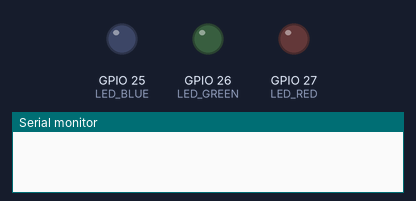
Bench run of a sketch on a simulated ESP32. Parts: output pins drawn as LEDs (lit = HIGH), the last lines printed to the serial monitor. Random numbers use the default seed unless the sketch sets one.

Above: at 0.0 s.
At 1.1 s:
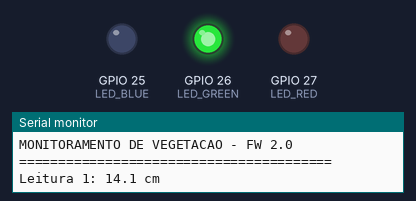
At 57.1 s:
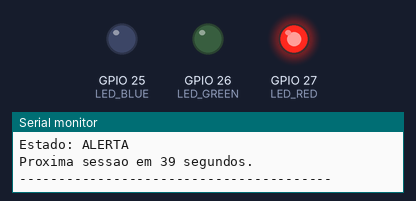
Timing chart, 0 to 106.5 s (numbered marks = the images above):
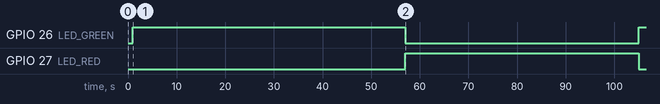

The sketch:

firmware_v2.ino
```cpp
#include <WiFi.h>
#include <Update.h>
#include <HTTPClient.h>

#define LED_BLUE  25
#define LED_GREEN 26
#define LED_RED   27

const char* VERSION_ATUAL = "2.0";

const int NUM_LEITURAS = 5;
const unsigned long INTERVALO_LEITURA = 2000;
const unsigned long INTERVALO_SESSAO  = 48000;

float leituras[NUM_LEITURAS];
float leiturasOrdenadas[NUM_LEITURAS];
int indiceLeitura = 0;

unsigned long tempoInicioSessao = 0;
unsigned long tempoUltimaLeitura = 0;
bool sessaoEmAndamento = false;

// Estado do sistema (histerese): true = ALERTA, false = NORMAL
bool estadoAlerta = false;

void setup() {
  Serial.begin(115200);
  delay(1000);

  pinMode(LED_BLUE, OUTPUT);
  pinMode(LED_GREEN, OUTPUT);
  pinMode(LED_RED, OUTPUT);

  // Firmware 2.0 nao usa o LED azul; comeca no estado NORMAL (verde)
  digitalWrite(LED_BLUE, LOW);
  digitalWrite(LED_GREEN, HIGH);
  digitalWrite(LED_RED, LOW);

  Serial.println("========================================");
  Serial.println("MONITORAMENTO DE VEGETACAO - FW 2.0");
  Serial.println("========================================");

  iniciarNovaSessao();
}

void loop() {
  unsigned long agora = millis();

  if (sessaoEmAndamento) {
    if (indiceLeitura < NUM_LEITURAS && (agora - tempoUltimaLeitura >= INTERVALO_LEITURA || indiceLeitura == 0)) {
      realizarLeitura();
      tempoUltimaLeitura = agora;
    }

    if (indiceLeitura >= NUM_LEITURAS) {
      finalizarSessao();
    }
  }

  if (!sessaoEmAndamento && (agora - tempoInicioSessao >= INTERVALO_SESSAO)) {
    iniciarNovaSessao();
  }
}

void iniciarNovaSessao() {
  tempoInicioSessao = millis();
  tempoUltimaLeitura = tempoInicioSessao - INTERVALO_LEITURA;
  indiceLeitura = 0;
  sessaoEmAndamento = true;
}

void realizarLeitura() {
  float valor = random(100, 201) / 10.0;
  leituras[indiceLeitura] = valor;

  Serial.print("Leitura ");
  Serial.print(indiceLeitura + 1);
  Serial.print(": ");
  Serial.print(valor, 1);
  Serial.println(" cm");

  indiceLeitura++;
}

void ordenar(float origem[], float destino[], int tamanho) {
  for (int i = 0; i < tamanho; i++) {
    destino[i] = origem[i];
  }
  // Ordenacao simples (bubble sort) - suficiente para 5 elementos
  for (int i = 0; i < tamanho - 1; i++) {
    for (int j = 0; j < tamanho - 1 - i; j++) {
      if (destino[j] > destino[j + 1]) {
        float temp = destino[j];
        destino[j] = destino[j + 1];
        destino[j + 1] = temp;
      }
    }
  }
}

void finalizarSessao() {
  float soma = 0;
  for (int i = 0; i < NUM_LEITURAS; i++) {
    soma += leituras[i];
  }
  float media = soma / NUM_LEITURAS;

  ordenar(leituras, leiturasOrdenadas, NUM_LEITURAS);
  float mediana = leiturasOrdenadas[2]; // terceiro elemento (indice 2) do vetor ordenado

  Serial.print("Ordem original: ");
  for (int i = 0; i < NUM_LEITURAS; i++) {
    Serial.print(leituras[i], 1);
    if (i < NUM_LEITURAS - 1) Serial.print(", ");
  }
  Serial.println();

  Serial.print("Ordem crescente: ");
  for (int i = 0; i < NUM_LEITURAS; i++) {
    Serial.print(leiturasOrdenadas[i], 1);
    if (i < NUM_LEITURAS - 1) Serial.print(", ");
  }
  Serial.println();

  Serial.print("Media da sessao: ");
  Serial.print(media, 1);
  Serial.println(" cm");

  Serial.print("Mediana da sessao: ");
  Serial.print(mediana, 1);
  Serial.println(" cm");

  atualizarEstado(mediana);

  unsigned long restante = (INTERVALO_SESSAO - (millis() - tempoInicioSessao)) / 1000;
  Serial.print("Proxima sessao em ");
  Serial.print(restante);
  Serial.println(" segundos.");
  Serial.println("----------------------------------------");

  sessaoEmAndamento = false;
}

void atualizarEstado(float mediana) {
  if (mediana >= 16.0) {
    estadoAlerta = true;
  } else if (mediana <= 14.0) {
    estadoAlerta = false;
  }
  // entre 14 e 16 (exclusive): mantem o estado anterior, nao faz nada

  if (estadoAlerta) {
    Serial.println("Estado: ALERTA");
    digitalWrite(LED_GREEN, LOW);
    digitalWrite(LED_RED, HIGH);
  } else {
    Serial.println("Estado: NORMAL");
    digitalWrite(LED_GREEN, HIGH);
    digitalWrite(LED_RED, LOW);
  }
}
```

Measured:
- by itself, GPIO 26 (LED_GREEN): HIGH → LOW at 57.0 s, → HIGH 48.0 s later
- by itself, GPIO 27 (LED_RED): LOW → HIGH at 57.0 s, → LOW 48.0 s later
